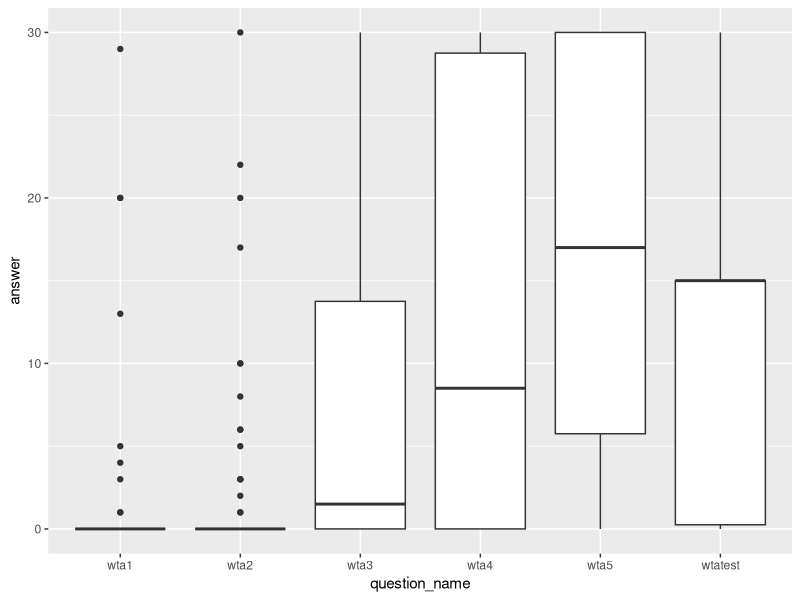

Write the R code that produced this figure.
## ---- chunk 1
knitr::opts_chunk$set(echo = TRUE)
library(tidyverse)
## ---- chunk 2
# Your final command should be of this kind:
# df1 <- read_csv("test-data1.csv", col_types = cols(...))

df1 <- read_csv("test-data1.csv") # You have to fix this

## ---- chunk 3
# 12.3.1 Gathering

library(tidyverse)

table4a # This is defined 
tidy4a <-  table4a |>
  pivot_longer(cols = c(`1999`, `2000`), names_to = "Year", values_to = "Cases")

(tidy4b <- table4b |>
  pivot_longer(cols = c(`1999`, `2000`), names_to = "Year", values_to = "population"))

# We will see more on joins in the coming weeks
tidy4 <- left_join(tidy4a, tidy4b)

table2 |> 
  pivot_wider(names_from = "type", values_from = "count")

stocks <- tibble(
  year   = c(2015, 2015, 2016, 2016),
  half  = c(   1,    2,     1,    2),
  return = c(1.88, 0.59, 0.92, 0.17)
)

stocks |>
  pivot_wider(names_from = year, values_from = return) |>
  pivot_longer(cols = c(`2015`, `2016`), names_to = "year", values_to = "return", names_transform = list(year = as.double))

## ---- chunk 4
table3
table3sep <- table3 |>
  separate(rate, into = c("cases", "population"), convert = TRUE) |>
  separate(year, into = c("century", "year"), sep = 2)

?extract
## ---- chunk 5
table3sep |>
  unite(new, century, year, sep="")

## ---- chunk 6
df <- read_csv("some_choices.csv")

# Let's spread by question_name
df2 <- df |>
  spread(key = question_name, value = answer)  
df3 <- df2 |>
  # Keep only those that have no missing values for any answer
  filter(!is.na(wtatest), !is.na(wta1), !is.na(wta2), !is.na(wta3), !is.na(wta4), !is.na(wta5))

is_not_na <- function(x) {
  !is.na(x)
}

# Or faster
df4 <- df2 |>
  filter(if_all(starts_with("wta"), is_not_na))

# Did it work?
identical(df3, df4)

# However
identical(arrange(df3, desc(playerNr)), df4)

library(magrittr)

df2 %$% t.test(wta1, wta2)  
df2 %$% t.test(wta1, wta3)  
df2 %$% t.test(wta1, wta4)  
df2 %$% t.test(wta1, wta5)  
  
# Or, to introduce some loops

for(otherwta in c("wta2", "wta3", "wta4", "wta5")) {
  print(t.test(df2[["wta1"]], df2[[otherwta]]))
}

# If we want to store t-tests:
lottests <- df2 %$% list(
  "1v2" = t.test(wta1, wta2),
  "1v3" = t.test(wta1, wta3),
  "1v4" = t.test(wta1, wta4),
  "1v5" = t.test(wta1, wta5)
)

# Plot it
library(ggplot2)

ggplot(df, aes(x = question_name, y = answer)) +
  geom_boxplot()

## ---- chunk 7
who1 <- who |>
  pivot_longer(cols = starts_with("new"), names_to = "key", values_to = "cases", values_drop_na = TRUE)

who1

who2 <- who1 |>
  mutate(key = stringr::str_replace(key, "newrel", "new_rel"))

who3 <- who2 |>
  separate(key, into = c("is_new", "TB type", "demographics"), sep = "_")

(who4 <- who3 |>
  separate(demographics, into = c("gender", "age_range"), sep = 1))

# All together now
who |>
  pivot_longer(starts_with("new"), names_to = "key", values_to = "cases", values_drop_na = TRUE) |>
  mutate(key = stringr::str_replace(key, "newrel", "new_rel")) |>
  separate(key, into = c("is_new", "TB type", "sex_age"), sep = "_") |>
  select(-is_new, -iso2, -iso3) |>
  separate(sex_age, into = c("sex", "age"), sep = 1)
## ---- chunk 8
df <- tibble(name = c("A123", "B456"), age = c(30, 60), answer1 = c(0, 1), answer2 = c(1,1), answer3 = c(1,0), answer4 = c(0,0))
